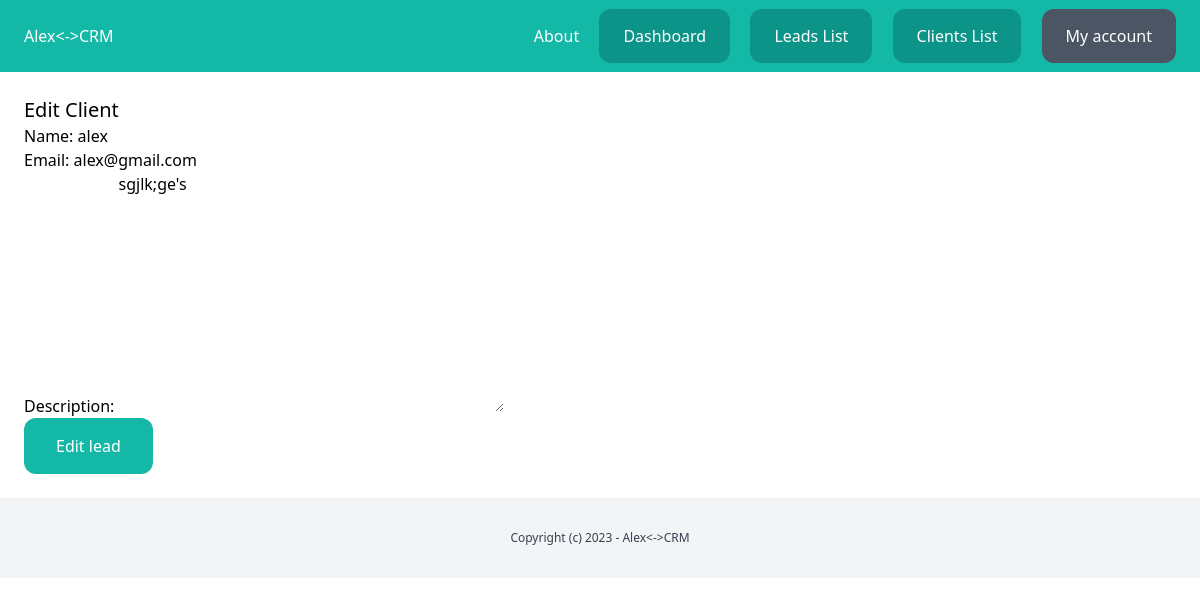
The page /dashboard/clients/4/edit/ (signed in) on the database its author committed.
### clients/models.py (models this page shows, shortened)
class Client(models.Model):
    team= models.ForeignKey(Team, related_name='clients', on_delete=models.CASCADE)
    name = models.CharField(max_length=250)
    email = models.EmailField()
    description = models.TextField(blank=True, null=True)
    create_by = models.ForeignKey(User, related_name='clients', on_delete=models.CASCADE)
    create_at = models.DateTimeField(auto_now_add=True)
    modified_at = models.DateTimeField(auto_now=True) #automatically updated
    class Meta:
        ordering = ('name',)

### clients/views.py (the view)
# urls.py: path('<int:pk>/edit/', views.clients_edit, name='clients_edit' ),
@login_required
def clients_edit(request, pk):
    lead = get_object_or_404(Client,create_by=request.user, pk=pk)
    if request.method == 'POST':
        form = AddClientForm(request.POST, instance=lead)
        if form.is_valid():
            form.save()
            messages.success(request, 'The changes of client was saved.')
            return redirect('clients_list')
    else:
        form = AddClientForm(instance=lead)
    return render(request, 'clients/clients_edit.html', {
        'form': form
    })

### clients/forms.py
class AddClientForm(forms.ModelForm):
    class Meta:
        model = Client
        fields = ("name", 'email', 'description')

### clients/templates/clients/clients_edit.html (shortened to what this page needs)
{% extends 'core/base.html' %}
{% block content %}
    <div class="py-6 px-6">
        <h1 class="text-xl">Edit Client</h1>
        <form method="post" action=".">
            {{ form.as_p }}
            <button class="py-4 px-8 bg-teal-500 rounded-xl text-white">Edit lead</button>
        </form>
    </div>
{% endblock %}

### rows shown on the page
Client: name "alex", email "alex@gmail.com", description "sgjlk;ge's"
